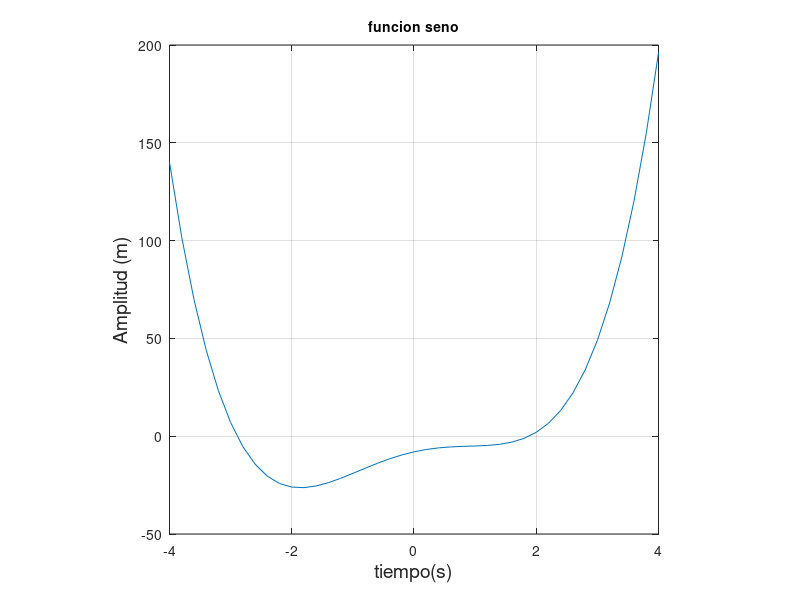

MATLAB code to generate this figure:
%ecuacion cuartica
clc, clear
x=-4:0.2:4;
y=x.^4-5*x.^2+7*x-8;
N=length(x);
fid=fopen('salida.txt','w');
for k=1:N
    fprintf('%4.1f%7.2f\n',x(k),y(k));
    fprintf(fid,'%4.1f%7.2f\n',x(k),y(k));

end

fclose (fid);
 plot(x,y)
    grid on
    title ('funcion seno','FontSize',10)
xlabel('tiempo(s)','FontSize',14)
ylabel('Amplitud (m)','FontSize',14)
axis square
%axis equal
